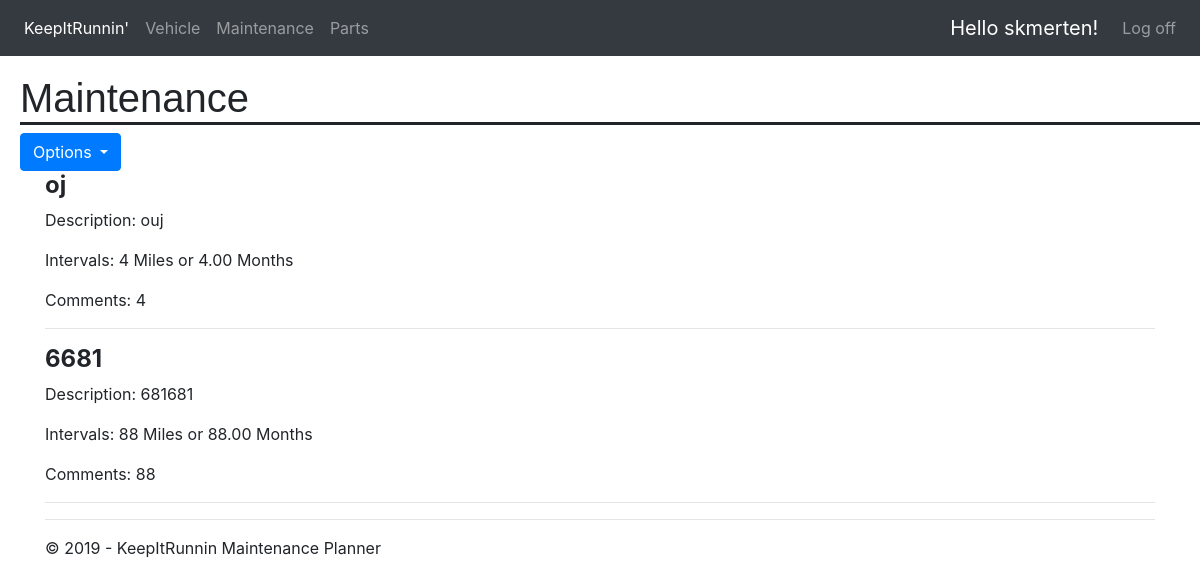
Before: /maintenance/ (signed in) with the older database file.
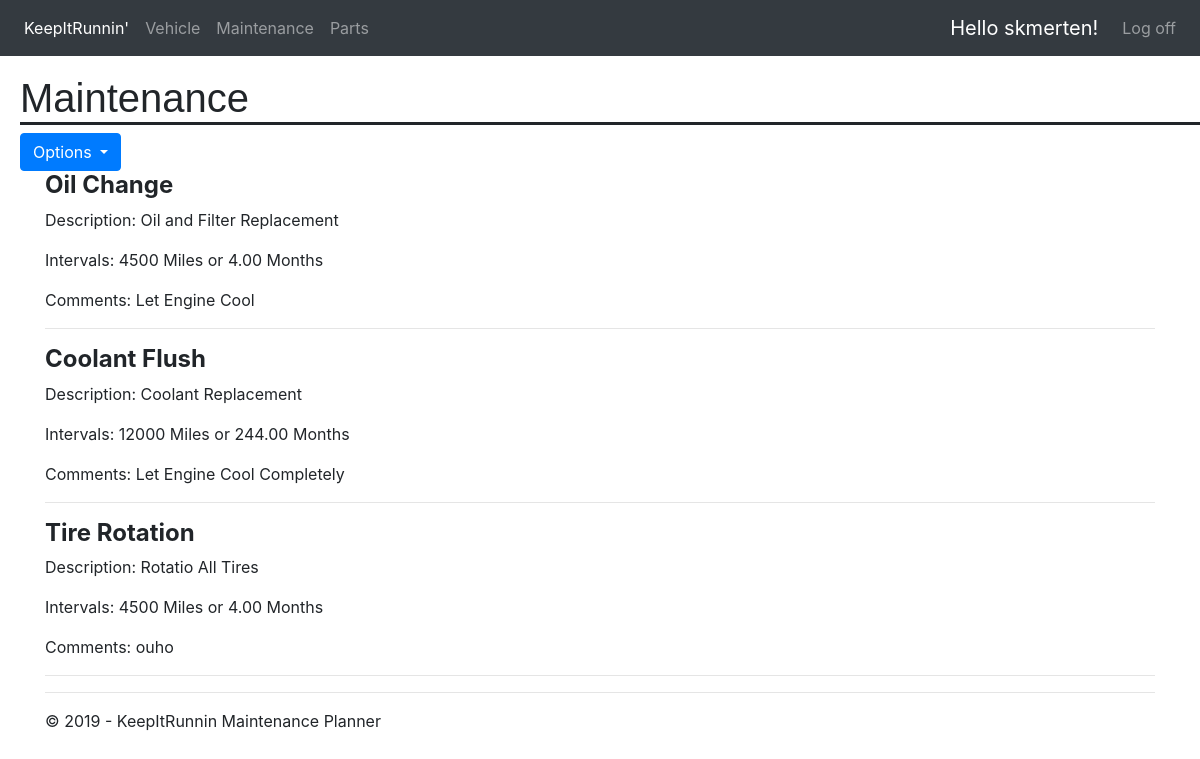
After: the same page with the newer database file.
### maintenance/models.py (models this page shows, shortened)
class Maintenance(models.Model):
    vehicle = models.ForeignKey(Vehicle, on_delete=models.CASCADE)
    name = models.CharField(max_length=200,null=False)
    description = models.CharField(max_length=100,null=True)
    months = models.DecimalField(max_digits=5, decimal_places=2)
    miles = models.IntegerField(max_length=None)
    materials = models.CharField(max_length=250,null=True)
    comments = models.CharField(max_length=250,null=True)

### maintenance/views.py (the view)
# urls.py: path('maintenance/', maintenance.views.maintenanceHome, name='maintenanceHome'),
@login_required(login_url='/login')
def maintenanceHome(request):
    maintenance = Maintenance.objects.filter(vehicle__user = request.user)
    maint_hist = Maintenance_Record.objects.filter(maintenance__vehicle__user = request.user)
    assert isinstance(request, HttpRequest)
    return render(
        request,
        'app/maintenanceHome.html',
        {
            'title':'Maintenance',
            'year':datetime.now().year,
            'maintenance':maintenance,
            'maint_hist':maint_hist,
            'maintOptions':True
        }
    )

### app/templates/app/maintenanceHome.html (shortened to what this page needs)
{% extends "app/layout.html" %}
{% block content %}
<div class="w3-col l9">
{% if maintenance %}
    {% for maint in maintenance %}
        <div class="w3-container" >
            <div class="w3-card w3-margin w3-margin-top">
                <div class="w3-container w3-white">
                    <h4><b>{{maint.name}}</b></h4>
                    <p>Description: {{maint.description}}</p>
                    <p>Intervals: {{maint.miles}} Miles or {{maint.months}} Months</p>
                    <p>Comments: {{maint.comments}}</p>
                </div>
            </div>
        </div><hr/>
    {% endfor %}
{% endif %}
{% endblock %}

### app/templates/app/layout.html (shortened to what this page needs)
﻿<!DOCTYPE html>
<html>
<head>
    {% load staticfiles %}
    <link rel="stylesheet" type="text/css" href="{% static 'app/content/bootstrap.min.css' %}" />
    <link rel="stylesheet" type="text/css" href="{% static 'app/content/site.css' %}" />
    <link rel="stylesheet" type="text/css" href="{% static 'app/content/forms.css' %}" />
    <link rel="stylesheet" href="https://maxcdn.bootstrapcdn.com/bootstrap/4.0.0-beta/css/bootstrap.min.css">
</head>
<body>
    <nav class="navbar navbar-expand-sm fixed-top bg-dark navbar-dark">
        <ul class="navbar-nav">
            <li class="nav-item active">
                <a class="nav-link" href="/">KeepItRunnin'</a>
            </li>
        </ul>
        <div class="collapse navbar-collapse" id="collapsibleNavbar">
            <ul class="navbar-nav">
                <li class="nav-item">
                    <a class="nav-link" href="{% url 'vehicleHome' %}">Vehicle</a>
                </li>
                <li class="nav-item">
                    <a class="nav-link" href="{% url 'maintenanceHome' %}">Maintenance</a>
                </li>
                <li class="nav-item">
                    <a class="nav-link" href="{% url 'partHome' %}">Parts</a>
                </li>
            </ul>
            <ul class="navbar-nav ml-auto">
                {% include 'app/loginpartial.html' %}
            </ul>
        </div>
    </nav>
       <br/>
    <h2 class="h1" style="text-align:left;margin-left: 20px; font-family: Arial, Helvetica, sans-serif;">{{ title }}</h2>
    {% if vehicleOptions %}
    <div class="dropdown">
         <button type="button" style="margin-left:20px; margin-bottom:10px"class="btn btn-primary dropdown-toggle" data-toggle="dropdown">
            Options
        </button>
        <div class="dropdown-menu" aria-labelledby="optionsDrop">
            <a class="dropdown-item" href="{% url 'addVehicle' %}">Add Vehicle</a>
            <a class="dropdown-item" href="{% url 'chooseVehicle' %}">Update Vehicle</a>
            <a class="dropdown-item" href="{% url 'deleteVehicle' %}">Delete Vehicle</a>
        </div>
    </div>
    {% elif maintOptions %}
    <div class="dropdown">
         <button type="button" style="margin-left:20px;"class="btn btn-primary dropdown-toggle" data-toggle="dropdown">
            Options
        </button>
    </div>
    {% endif %}
    <div class="container body-content">
{% block content %}{% endblock %}
        <hr/>
        <footer>
            <p>&copy; {{ year }} - KeepItRunnin Maintenance Planner</p>
        </footer>
    </div>
</body>
</html>

### app/templates/app/loginpartial.html (shortened to what this page needs)
{% if user.is_authenticated %}
<form id="logoutForm" action="/logout" method="post" class="navbar-nav">
    <ul class="navbar-nav ">
        <li><span class="navbar-brand">Hello {{ user.username }}!</span></li>
        <li><a class="nav-link" href="javascript:document.getElementById('logoutForm').submit()">Log off</a></li>
    </ul>
</form>
{% else %}
<ul class="navbar-nav">
    <li><a class="nav-link" href="{% url 'login' %}">Log in</a></li>
</ul>
{% endif %}

### app/static/app/content/site.css (style rules this page uses)
body { padding-top: 50px; padding-bottom: 30px; }
.h1 { border-bottom-style: solid; font-family: "Courier New", Courier, monospace; }
.dropdown { position: relative; display: inline-block; }
.body-content { padding-left: 15px; padding-right: 15px; }

Changed rows visible on the page:
removed Maintenance: name "6681", description "681681", miles "88", months "88.00", comments "88"
changed Maintenance: name "oj" → "Oil Change"; description "ouj" → "Oil and Filter Replacement"; miles "4" → "4500"; comments "4" → "Let Engine Cool"
added Maintenance: name "Coolant Flush", description "Coolant Replacement", miles "12000", months "244.00", comments "Let Engine Cool Completely"
added Maintenance: name "Tire Rotation", description "Rotatio All Tires", miles "4500", months "4.00", comments "ouho"
